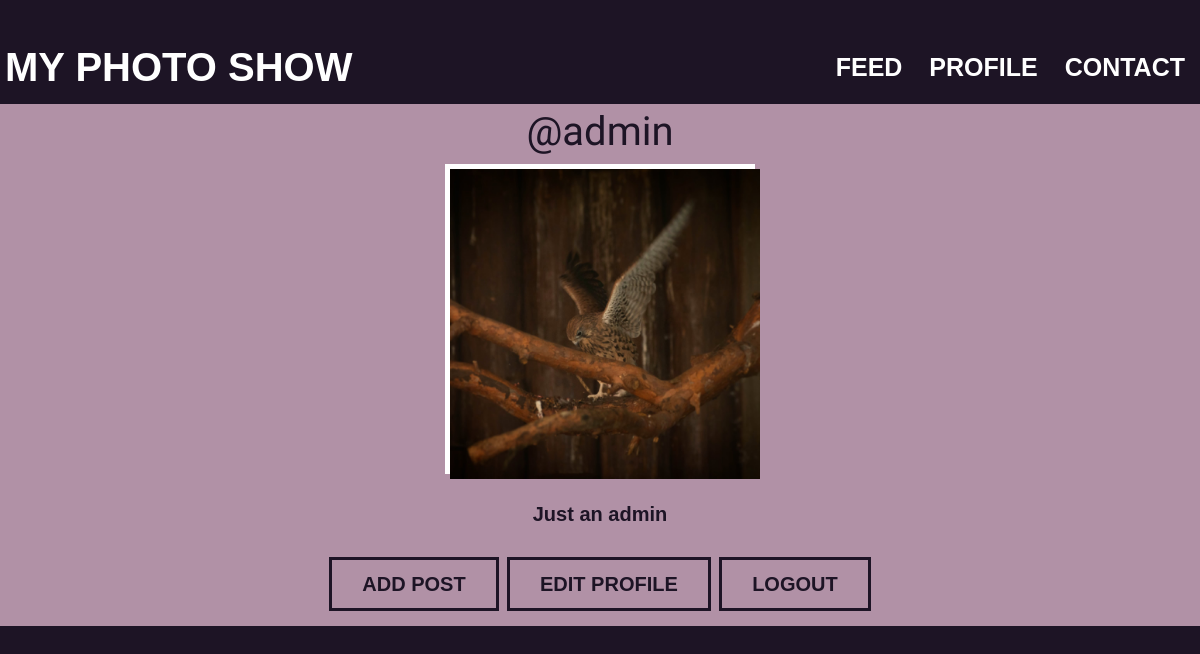
Page /profile.html (signed in) on the committed database.
### myapp/models.py (models this page shows)
class Person(models.Model):
    id = models.ForeignKey(User, on_delete=models.CASCADE, primary_key=True)
    avatar = models.ImageField(upload_to='img/profile')
    description = models.CharField(max_length=255)

### myapp/views.py (the view)
# urls.py: url('profile.html', views.profile, name='landing'),
def profile(request):
    person = Person.objects.filter(id=request.user.id)
    posts = Post.objects.filter(author=person.first())
    if person.count() > 0:
        return render(request, 'profile.html', {'user': request.user, 'person': person[0], 'posts': posts})
    else:
        return render(request, 'profile.html', {'user': request.user})

### templates/profile.html (shortened to what this page needs)
{% extends 'base.html' %}
{%  block body_style %}
    <body class="profile_body">
{% endblock %}
{% block content %}
    <div class="profile">
        <div class="profile_header_box">
            <div class="container">
                <div class="profile_header">
                    <div class="profile_description">
                        <div class="profile_name">
                            @{{ user.username }}
                        </div>
                        <div class="profile_photo_box">
                            <div class="profile_photo">
                                 <img width="100%" height="100%"  alt="avatar" src= {{ person.avatar.url }} >
                            </div>
                        </div>
                        <br>
                        <div class="profile_text">
                            {{ person.description }}
                        </div>
                    </div>
                </div>
                    <div class="logout">
                        <a class="btn" href="creating_post.html">Add post</a>
                        <a class="btn" href="editing_profile_info.html">Edit profile</a>
                        <a class="btn" href="logout/">Logout</a>
                    </div>
            </div>
        </div>
    </div>
{% endblock %}

### static/css/style.css (style rules this page uses)
body { margin: 0; font-family: 'Montserrat', sans-serif; font-size: 15px; color: #fff; line-height: 1.6; }
*, *:before, *:after { box-sizing: border-box; }
.container { width: 100%; max-width: 1200px; min-width: 960px; margin: 0 auto; }
.btn { display: inline-block; vertical-align: top; padding: 8px 30px; margin-top: 15px; border: 3px solid #fff; font-size: 20px; font-weight: 700; color: #fff; text-transform: uppercase; text-decoration: none; transition: background .2s linear, color .2s linear; }
.profile_body { width: 100%; height: 100%; background-color: #1d1425; }
.profile { margin-top: 100px; text-align: center; }
.profile_header_box { background-color: #b191a6; }
.profile_header { width: 500px; margin: 15px auto auto; }
.profile_photo_box { width: 310px; height: 310px; background-color: #fff; margin: auto; }
.profile_photo { width: 310px; height: 310px; margin: 5px 5px; overflow: hidden; }
.profile_description { width: 100%; display: flex; flex-direction: column; justify-content: center; }
.profile_name { padding: 0 0 0 0; font-family: 'Kaushan Script', cursive; font-size: 40px; margin: auto; color: #1d1425; }
.profile_text { padding: 0 0 0 0; color: #1d1425; font-size: 20px; font-weight: 700; margin-bottom: 2px; }
.logout { flex-direction: row; justify-content: center; text-align: center; padding-bottom: 15px; margin-right: auto; margin-top: 10px; font-size: 30px; text-transform: uppercase; font-weight: 800; }
.logout>.btn { color: #1d1425; border-color: #1d1425; font-weight: 800; }

### rows in the picture
Person: avatar (picture), description "Just an admin"

### other values in the picture
{{ user.username }} "admin"
